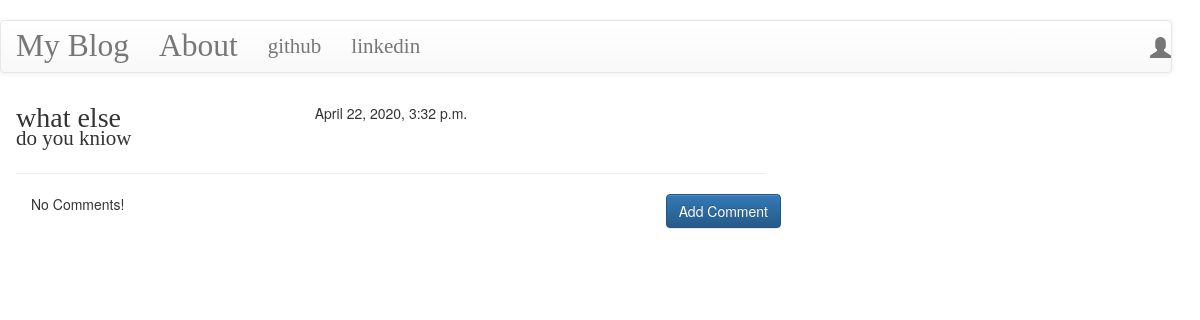
/post/10, run on the app's committed database.
### blog/models.py (models this page shows, shortened)
class Post(models.Model):
    author = models.ForeignKey('auth.User',on_delete=models.CASCADE)
    title = models.CharField(max_length=200)
    text = models.TextField()
    create_date = models.DateTimeField(default=timezone.now)
    published_date = models.DateTimeField(blank=True,null=True)

### blog/views.py (the view)
# urls.py: url(r'^post/(?P<pk>\d+)$',views.PostDetailView.as_view(),name='post_detail'),
class PostDetailView(DetailView):
    model = Post

### blog/templates/blog/post_detail.html (shortened to what this page needs)
﻿{% extends "blog/base.html" %}
{% block content %}
<h1 class="posttitle loader">{{ post.title }}</h1><br/>
{% if post.published_date %}
<div class="date postdate">
    {{ post.published_date }}
</div>
{% else %}
<a class="btn btn-default" href="{% url 'post_publish' pk=post.pk %}">publish</a>
{% endif %}
<p class="postcontent">{{ post.text|safe|linebreaksbr}}</p>
<hr>
<a class="btn btn-primary btn-comment" href="{% url 'add_comment_to_post' pk=post.pk  %}">Add Comment</a>
<div class="container">
    {% for comment in post.comments.all %}
    <br>
    {% if user.is_authenticated or comment.approved_comment %}
    {{ comment.created_date }}
    {% if not comment.approved_comment %}
    <a class="btn btn-default" href="{% url 'comment_remove' pk=comment.pk %}">
    <apan class="glyphicon glyphicon-remove"></apan>
</a>
    <a class="btn btn-primary" href="{% url 'comment_approve' pk=comment.pk %}">
    <apan class="glyphicon glyphicon-ok"></apan>
</a>
    {% endif %}
    <p>{{ comment.text|safe|linebreaks}}</p>
    <p>posted by:>{{comment.author}}</p>
    {% endif %}
    {% empty %}
    <p>No Comments!</p>
    {% endfor %}
</div>
{% endblock %}

### blog/static/css/blog.css (style rules this page uses)
.postdate { text-align:center; }
.posttitle { font-family: 'Playfair Display', serif; font-size: 2em; text-align:center; }
.postcontent { font-family:'Montserrat'; font-size:1.5em; }
.btn-comment { position:absolute; right:0px; }
.loader { position: fixed; filter: hue-rotate(0deg); color: linear-gradient(#ffae42,#C6FFDD,#00ff88,#0088FF); animation: hue 10000ms infinite linear; }

### data on the page
Post: title "what else", published_date "April 22, 2020, 3:32 p.m.", text "do you kniow"
